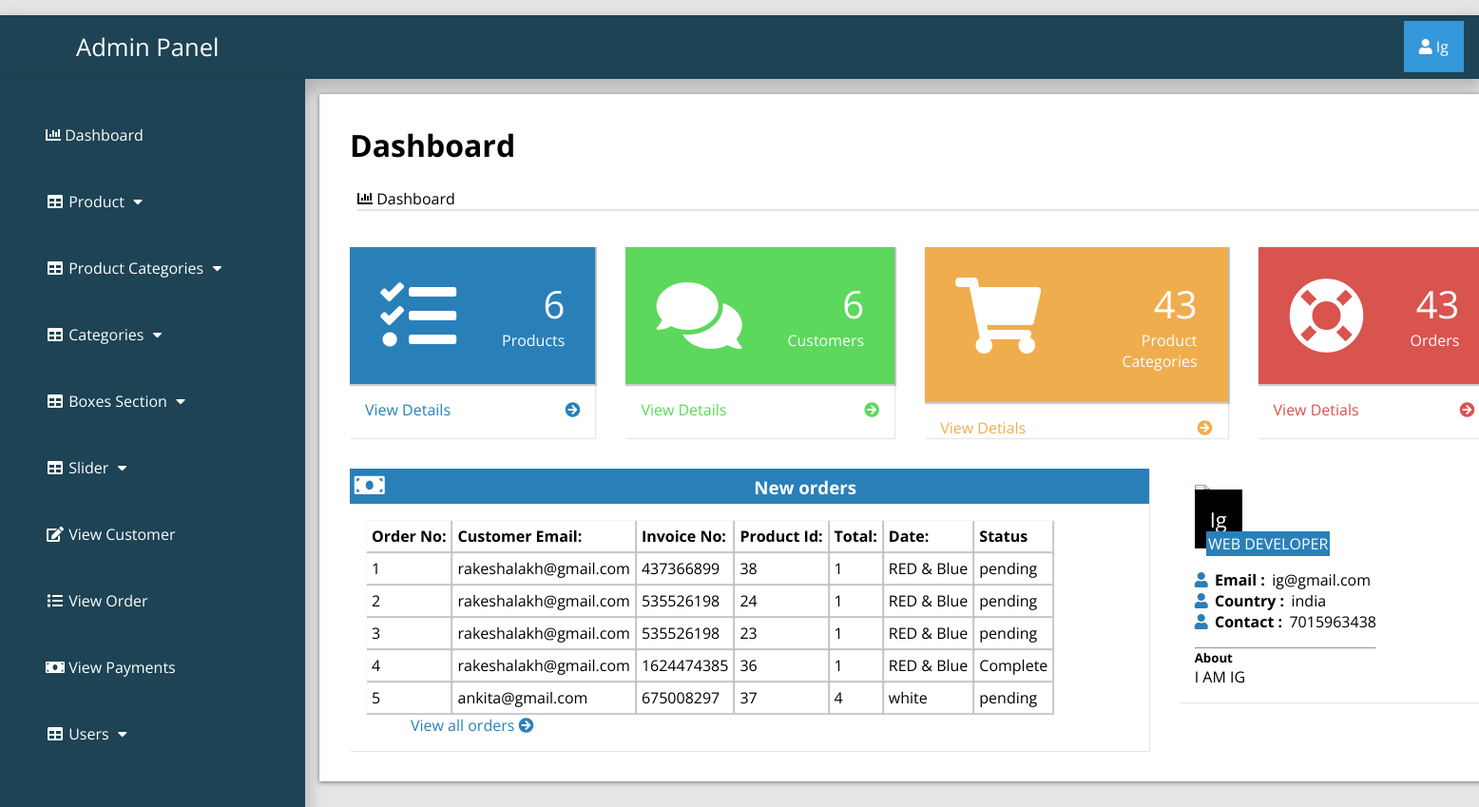
The page /admin_area/index.php?dashboard (signed in) on the database its author committed.
### tables this page shows
CREATE TABLE `customer_order` (
  `order_id` int(10) NOT NULL,
  `customer_id` int(10) NOT NULL,
  `product_id` int(100) NOT NULL,
  `due_amount` int(100) NOT NULL,
  `invoice_no` int(100) NOT NULL,
  `qty` int(10) NOT NULL,
  `size` text NOT NULL,
  `order_date` timestamp NOT NULL DEFAULT current_timestamp() ON UPDATE current_timestamp(),
  `order_status` text NOT NULL
);

CREATE TABLE `customers` (
  `customer_id` int(100) NOT NULL,
  `customer_name` varchar(255) NOT NULL,
  `customer_email` varchar(255) NOT NULL,
  `customer_pass` varchar(255) NOT NULL,
  `customer_country` text NOT NULL,
  `customer_city` text NOT NULL,
  `customer_contact` varchar(255) NOT NULL,
  `customer_address` text NOT NULL,
  `customer_image` text NOT NULL,
  `customer_ip` varchar(255) NOT NULL
);

### admin_area/dashboard.php (the view, shortened to what this page needs)
<?php
if (!isset($_SESSION['admin_email'])){
  echo "<script>window.open('login.php','_self')</script>";
  }else{
?>
<div class="row">
<div class="col-lg-12">
	<h1 class="page-header">Dashboard</h1>
	<ol class="breadcrumb">
		<li class="active"><i class="fa fa-bar-chart"></i> Dashboard </li>
	</ol>
  </div>
 <div class="row1">
 	<div class="col-lg-3 col-md-6">
 		<div class="panel panel-primary">
 			<div class="panel-heading">
 				<div class="row2">
 					<div class="col-xs-3">
 						<i class="fa fa-tasks fa-5x"></i>
 					</div>
 					<div class="col-xs-9 text-right">
 						<div class="huge"> <?php echo $count_pro ?> </div>
 						<div>Products</div>
 					</div>
 				</div>
 			</div>
 			<a href="index.php?view_product">
 				<div class="panel-footer">
 					<span class="pull-left"> View Details </span>
 					<span class="pull-right"> <i class="fa fa-arrow-circle-right"> </i></span>
 				</div>
 			</a>
 		</div>
 	</div>
 	<div class="col-lg-3 col-md-6">
 		<div class="panel panel-green">
 			<div class="panel-heading">
 				<div class="row2">
 					<div class="col-xs-3">
 						<i class="fa fa-comments fa-5x"></i>
 					</div>
 					<div class="col-xs-9 text-right">
 						<div class="huge"> <?php echo $count_cust ?> </div>
 						<div>Customers </div>
 					</div>
 				</div>
 			</div>
 			<a href="index.php?view_customer">
 				<div class="panel-footer">
 					<span class="pull-left"> View Details </span>
 					<span class="pull-right"> <i class="fa fa-arrow-circle-right"></i> </span>
 				</div>
 			</a>
 		</div>
 	</div>
 	<div class="col-lg-3 col-md-6">
 		<div class="panel panel-yellow">
 			<div class="panel-heading">
 				<div class="row2">
 					<div class="col-xs-3"> <i class="fa fa-shopping-cart fa-5x"></i>
 					</div>
 					<div class="col-xs-9 text-right">
 						<div class="huge"> <?php echo $count_p_cat ?> </div>
 						<div>Product Categories</div>
 					</div>
 				</div>
 			</div>
 			<a href="index.php?view_product_cat">
 				<div class="panel-footer">
 					<span class="pull-left"> View Detials </span>
 					<span class="pull-right"> <i class="fa fa-arrow-circle-right"></i> </span>
 				</div>
 			</a>
 		</div>
 	</div>
 	<div class="col-lg-3 col-md-6">
 		<div class="panel panel-red">
 			<div class="panel-heading">
 				<div class="row2">
 					<div class="col-xs-3"><i class="fa fa-support fa-5x"></i>
 			</div>
 			<div class="col-xs-9 text-right">
 				<div class="huge"> <?php echo $count_order ?> </div>
 				<div> Orders </div>
 			</div>
 		</div>
 	</div>
 	<a href="index.php?view_order">
 		<div class="panel-footer">
 					<span class="pull-left"> View Detials </span>
 					<span class="pull-right"> <i class="fa fa-arrow-circle-right"> </i> </span>
 				</div>
 	</a>
 </div>
</div>
</div>
<div class="row1">
	<div class="col-lg-8">
		<div class="panel panel-primary">
			<div class="panel-heading">
				<h3 class="panel-title">
					<i class="fa fa-money fa-fw"></i> New orders
				</h3>
			</div>
			<div class="panel-body">
				<div class="table-responsive">
					<table class="table table-bordered table-hover table-striped">
						<thead>
							<tr>
								<th>Order No:</th>
								<th>Customer Email:</th>
								<th>Invoice No:</th>
								<th>Product Id:</th>
								<th>Total:</th>
								<th>Date:</th>
								<th>Status</th>
							</tr>
						</thead>
						<tbody>
							<?php
                              $i=0;
                              $get_order="select * from customer_order order by 1 DESC LIMIT 0,5";
                              $run_order=mysqli_query($con,$get_order);
                              while ($row_order=mysqli_fetch_array($run_order)) {
                              	  $customer_id=$row_order['customer_id'];
                              	  $product_id=$row_order['product_id'];
                              	  $invoice_no=$row_order['invoice_no'];
                              	  $qty=$row_order['qty'];
                              	  $size=$row_order['size'];
                              	  $status=$row_order['order_status'];
                                $i++;
							  ?>
							<tr>
								<td><?php echo $i ?></td>
								<td>
									<?php
								$get_cust="select * from customers where customer_id='$customer_id'";
								$run_cust=mysqli_query($con,$get_cust);
								$row_customer=mysqli_fetch_array($run_cust);
								$customer_email=$row_customer['customer_email'];
								echo $customer_email;
								?>
								</td>
								<td><?php echo $invoice_no; ?></td>
								<td><?php echo $product_id; ?></td>
								<td><?php echo $qty; ?></td>
								<td><?php echo $size; ?></td>
								<td><?php echo $status ?></td>
							</tr>
						     <?php } ?>
						</tbody>
					</table>
				</div>
				<div class="text-right">
					<a href="index.php?view_order"> View all orders
						<i class="fa fa-arrow-circle-right"></i>
						 </a>
				</div>
			</div>
		</div>
	</div>
	<div class="col-md-4">
		<div class="panel">
			<div class="panel-body">
				<div class="thumb-info mb-md">
					<div class="thumb-info-title">
						<span class="thumb-info-inner"><?php echo $admin_name; ?></span><br>
						<span class="thumb-info-type"><?php echo $admin_job ?></span>
					</div>
				</div>
				<div class="mb-md">
					<div class="widget-content-expanded">
						<i class="fa fa-user"></i> <span>Email : </span> <?php echo $admin_email ?> <br>
						<i class="fa fa-user"></i> <span>Country : </span> <?php echo $admin_country ?> <br>
						<i class="fa fa-user"></i> <span>Contact : </span> <?php echo $admin_contact?> <br>
					</div>
				<hr class="dotted short">
				<h5 class="text-muted">About</h5>
				<p><?php echo $admin_about ?></p>
			</div>
		</div>
	</div>
</div>
</div>
</div>
<?php } ?>

### admin_area/includes/sidebar.php (shortened to what this page needs)
<?php
if (!isset($_SESSION['admin_email'])){
  echo "<script>window.open('login.php','_self')</script>";
  }else{
?>
<nav class="navbar navbar-inverse navbar-fixed-top" >
	<div class="navbar-header">
		<a href="index.php?dashboard" class="navbar-brand"><span>Admin Panel</span></a>
	</div>
		<div class="dropdown">
		 <button onclick="myFunction()" class="dropbtn"><i class="fa fa-user"></i> <?php echo $admin_name; ?></a></button>
		</div>
	<div class="collapse navbar-collapse navbar-ex1-collapse">
	<ul class="nav navbar-nav side-nav">
  <li>
    <a href="index.php?dashboard"><i class="fa fa-bar-chart"></i> Dashboard</a>
  </li>
  <li class="button-dropdown" id="#products">
    <a href="#" class="dropdown-toggle" data-toggle="collapse" data-target="#products"><i class="fa fa-fw fa-table"></i> Product <i class="fa fa-fw fa-caret-down"></i></a>
  </li>
  <li class="button-dropdown" id="#products_cat">
    <a href="#" class="dropdown-toggle" data-toggle="collapse" data-target="#products_cat"><i class="fa fa-fw fa-table"></i> Product Categories <i class="fa fa-fw fa-caret-down"></i></a>
  </li>
  <li class="button-dropdown" id="#category">
    <a href="#" class="dropdown-toggle" data-toggle="collapse" data-target="#category"><i class="fa fa-fw fa-table"></i> Categories <i class="fa fa-fw fa-caret-down"></i></a>
  </li>
<li class="button-dropdown" >
  <a href="#" class="dropdown-toggle" data-toggle="collapse" data-target="#boxes">
    <i class="fa fa-fw fa-table"></i> Boxes Section <i class="fa fa-fw fa-caret-down"></i>
  </a>
</li>
  <li class="button-dropdown">
    <a href="#" class="dropdown-toggle" data-toggle="collapse" data-target="#slider"><i class="fa fa-fw fa-table"></i>  Slider <i class="fa fa-fw fa-caret-down"></i></a>
  </li>
  <li>
  	<a href="index.php?view_customer">
  		<i class="fa fa-fw fa-edit"></i> View Customer
  	</a>
  </li>
  <li>
  	<a href="index.php?view_order">
  		<i class="fa fa-fw fa-list"></i> View Order
  	</a>
  </li>
  <li>
  	<a href="index.php?view_payments">
  		<i class="fa fa-fw fa-money"></i> View Payments
  	</a>
  </li>
  <li class="button-dropdown">
    <a href="#" class="dropdown-toggle" data-toggle="collapse" data-target="#users"><i class="fa fa-fw fa-table"></i>  Users <i class="fa fa-fw fa-caret-down"></i></a>
  </li>
</ul>
</div>
</nav>
<?php } ?>

### admin_area/css/style.css (style rules this page uses)
:root { --blue:#2980b9; }
body { margin-top: ; }
* { font-family: 'Open Sans', sans-serif; margin:0; padding:0; box-sizing: border-box; text-decoration: none; transition: all .2s cubic-bezier(.37,1.14,.26,1.24); }
html { background-color: rgba(0,0,0,.1); }
.navbar-fixed-top { background:#1d4354; padding: 1rem; margin-top: 1rem; box-shadow: 0px 8px 16px 4px rgba(0,0,0,0.2); margin-left: ; margin-right: ; }
.navbar-fixed-top a span { margin-left: 4rem; }
.navbar-fixed-top .navbar-brand { font-size: 1.6rem; color: #ffffff; }
.dropbtn { background-color: #3498DB; color: white; padding: 16px; font-size: 16px; border: none; cursor: pointer; }
.dropdown { position: relative; display: inline-block; float: right; margin-top: -2.8rem; }
.nav { position: absolute; top: 51px; margin-top: 32px; width: auto; height: 110%; border-radius: 0; display: block; background-color: #1d4354; bottom: 0; overflow: hidden; padding-bottom: 40px; box-shadow: 0px 8px 16px 4px rgba(0,0,0,0.2); margin-left: -1rem; }
.nav>li>a { width: 225px; display: block; color: #ffffff; margin: 3rem; }
.row { width: 81.2%; background-color: #ffffff; margin: auto; margin-left: 21rem; margin-top: 1rem; padding: 1rem; display: ; }
.row h1 { margin: 1rem; }
.row ol { list-style-type: none; margin: 1.5rem; box-shadow: 1px 1px 1px 1px rgba(0.1,0.1,0.1,0.1); }
.row1 { display: flex; background-color:; }
.col-lg-3 { display: inline-flex; }
.panel { text-align: left; box-shadow: 1px 1px 1px 0px rgba(0.1,0.1,0.1,0.1); margin: 1rem; background-color: #ffffff; padding: rem; }
.panel-footer { box-shadow: 1px 1px 1px 0px rgba(0.1,0.1,0.1,0.1); font-size: 1rem; margin: 1rem; }
.panel-footer span { margin:rem; }
.huge { font-size: 2.5rem; }
.row2 { display: flex; padding: 2rem; color: #ffffff; box-shadow: 1px 1px 1px 1px rgba(0.1,0.1,0.1,0.2); }
.text-right { text-align: right; margin-left: 3rem; }
.panel-primary .row2 { background-color: #2980b9; }
.panel-primary a { color: #2980b9; }
.panel-green .row2 { background-color: #5cd85c; }
.panel-green a { color: #5cd85c; }
.panel-yellow .row2 { background-color: #f0ad4e; color: #fff; }
.panel-yellow a { color: #f0ad4e; }
.panel-red .row2 { background-color: #d9534f; }
.panel-red a { color: #d9534f; }
.panel-heading .panel-title { background-color: #2980b9; color: #ffffff; padding: .3rem; }
.table-responsive .table-striped th { padding: 5px; box-shadow: 1px 1px 1px 1px rgba(0.1,0.1,0.1,0.2); }
.table-responsive .table-striped tbody td { box-shadow: 1px 1px 1px 1px rgba(0.1,0.1,0.1,0.2); padding:5px; }
.thumb-info-title .thumb-info-inner { background: #000; color: #ffffff; padding: 1rem; font-size: 22px; }
.thumb-info-title .thumb-info-type { background:#2980b9; padding:.1rem; color: #ffffff; margin-left: .8rem; }
.mb-md .widget-content-expanded { margin-top: 1rem; margin-bottom: 1rem; }
.mb-md .widget-content-expanded span { font-weight: bold; margin: .2rem; }
.mb-md .widget-content-expanded i { color:#2980b9; }
.row { list-style: none; box-shadow: 0 1px 5px rgba(0, 0, 0, 0.5); }
.row .fa-money { font-size: 1.6rem; width: 50%; text-align: left; }
.panel-body { display: flex; align-items: center; justify-content: left; padding: 1rem; flex-wrap: wrap; }

### rows shown on the page
customer_order: customer.customer_email "rakeshalakh@gmail.com", invoice_no "437366899", product "38", qty "1", size "RED & Blue", order_status "pending"
customer_order: customer.customer_email "rakeshalakh@gmail.com", invoice_no "535526198", product "24", qty "1", size "RED & Blue", order_status "pending"
customer_order: customer.customer_email "rakeshalakh@gmail.com", invoice_no "535526198", product "23", qty "1", size "RED & Blue", order_status "pending"
customer_order: customer.customer_email "rakeshalakh@gmail.com", invoice_no "1624474385", product "36", qty "1", size "RED & Blue", order_status "Complete"
customer_order: customer.customer_email "ankita@gmail.com", invoice_no "675008297", product "37", qty "4", size "white", order_status "pending"

### other values the page prints
$admin_name "Ig"
$count_pro "6"
$count_cust "6"
$count_p_cat "43"
$count_order "43"
$admin_job "WEB DEVELOPER"
$admin_email "ig@gmail.com"
$admin_country "india"
$admin_contact "7015963438"
$admin_about "I AM IG"
